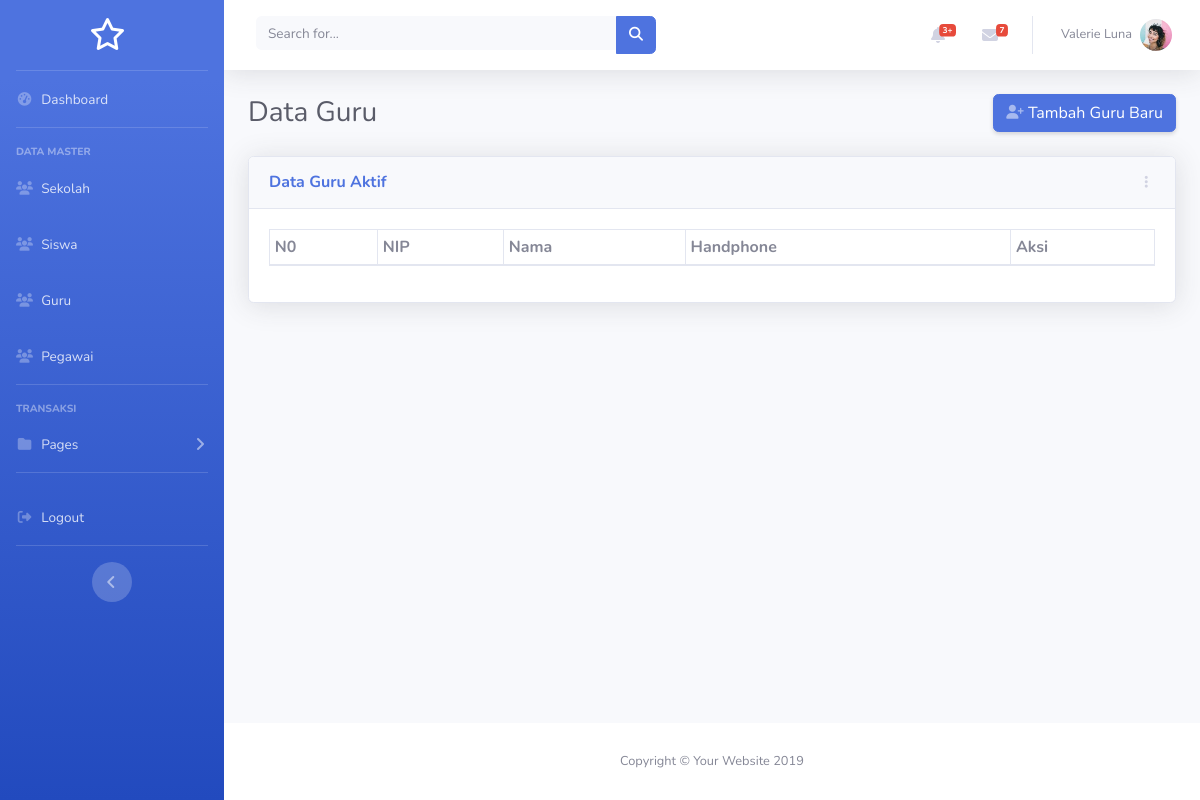
The app's page /guru, older data.
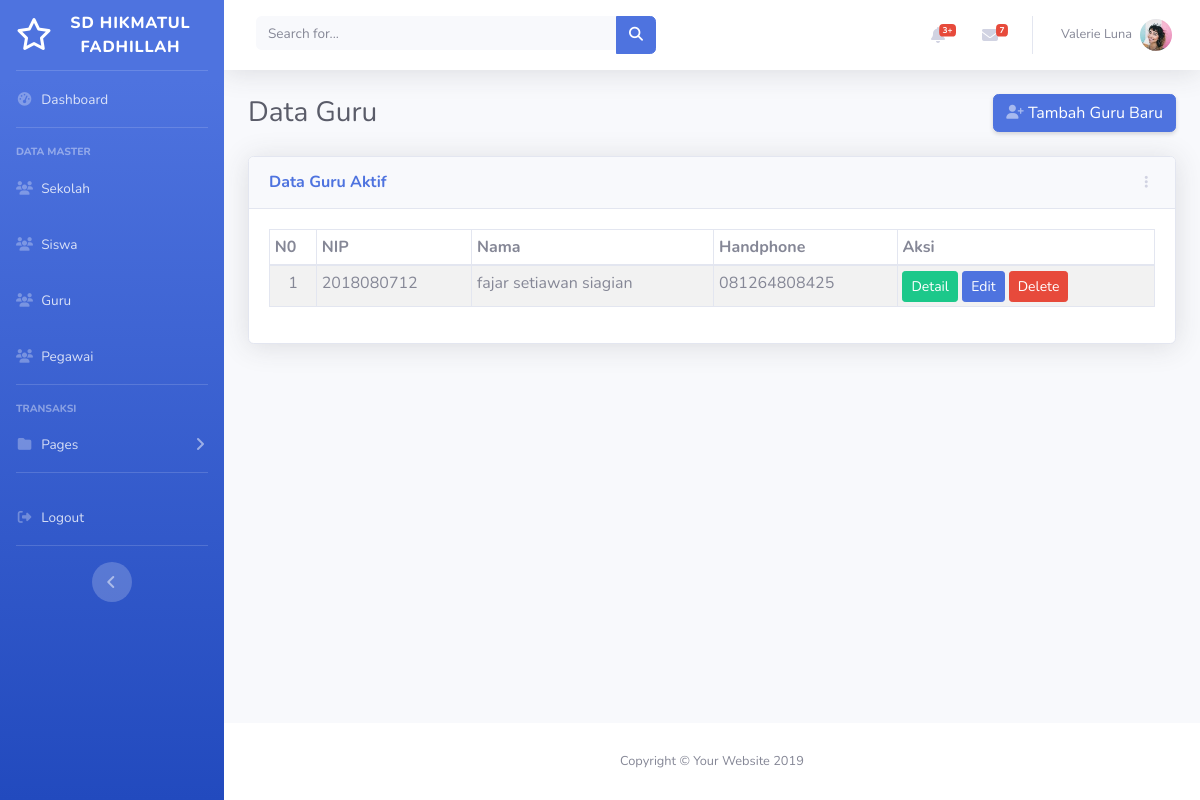
The same page, newer data.
### tables this page shows
CREATE TABLE `sekolah` (
  `id_sekolah` int(3) NOT NULL,
  `nama_sekolah` varchar(255) NOT NULL,
  `alamat` text NOT NULL,
  `telp` varchar(16) NOT NULL,
  `email` varchar(100) NOT NULL,
  `web` varchar(100) NOT NULL,
  `url` varchar(100) NOT NULL,
  `logo` varchar(100) NOT NULL,
  `akreditasi` varchar(5) NOT NULL
);

CREATE TABLE `guru` (
  `id_guru` int(11) NOT NULL,
  `nip` varchar(10) NOT NULL,
  `nik` varchar(16) NOT NULL,
  `nama` varchar(255) NOT NULL,
  `jk` enum('L','P') NOT NULL,
  `tempat_lhr` varchar(50) NOT NULL,
  `tanggal_lhr` date NOT NULL,
  `agama` varchar(20) NOT NULL,
  `status_menikah` enum('sudah','belum') NOT NULL,
  `alamat` text NOT NULL,
  `handphone` varchar(16) NOT NULL,
  `email` varchar(100) NOT NULL,
  `password` varchar(255) NOT NULL,
  `aktif` enum('Y','N') NOT NULL,
  `jenis` enum('kelas','mapel') NOT NULL,
  `mapel` varchar(100) NOT NULL,
  `keterangan` text NOT NULL,
  `modified_at` datetime NOT NULL,
  `created_at` datetime NOT NULL
);

### config/config.php (called while the page is built, shortened)
<?php
$host = 'localhost';
$user = 'root';
$pass = '';
$db = 'sistem-sekolah-lite';
$conn = mysqli_connect($host, $user, $pass, $db);
$query_sekolah = "SELECT * FROM sekolah WHERE id_sekolah = 1";
$sql_sekolah = mysqli_query($conn, $query_sekolah)or die(mysqli_error($conn));
$data = mysqli_fetch_assoc($sql_sekolah);
$nama_sekolah = $data['nama_sekolah'];
$url_sekolah = $data['url'];
?>

### helpers/base_url.php (called while the page is built)
<?php
function base_url($url = null){
	global $url_sekolah;
	$base_url = $url_sekolah;
	if ($url != null){
		return $base_url . "/" . $url;
	}
	else{
		return $base_url;
	}
}
?>

### index.php (the view, shortened to what this page needs)
<?php
require_once 'config/config.php';
require_once 'helpers/base_url.php';
?>
<!DOCTYPE html>
<html lang="en">
  <head>
    <link rel="stylesheet" href="<?=base_url('assets/node_modules/@fortawesome/fontawesome-free/css/all.min.css');?>">
    <link href="<?=base_url('assets/css/sb-admin-2.min.css');?>" rel="stylesheet">
    <link rel="stylesheet" type="text/css" href="<?=base_url('assets/node_modules/datatables.net-bs4/css/dataTables.bootstrap4.min.css');?>">
  </head>
<body id="page-top">
  <div id="wrapper">
    <ul class="navbar-nav bg-gradient-primary sidebar sidebar-dark accordion" id="accordionSidebar">
      <a class="sidebar-brand d-flex align-items-center justify-content-center" href="index.html">
        <div class="sidebar-brand-icon">
          <i class="far fa-star"></i>
        </div>
        <div class="sidebar-brand-text mx-1"><?=$nama_sekolah;?></div>
      </a>
      <hr class="sidebar-divider my-0">
      <li class="nav-item">
        <a class="nav-link" href="<?=base_url();?>">
          <i class="fas fa-fw fa-tachometer-alt"></i>
          <span>Dashboard</span>
        </a>
      </li>
      <hr class="sidebar-divider">
      <div class="sidebar-heading">
        Data Master
      </div>
      <li class="nav-item">
        <a class="nav-link" href="sekolah">
          <i class="fas fa-fw fa-users"></i>
          <span>Sekolah</span>
        </a>
      </li>
      <li class="nav-item">
        <a class="nav-link" href="siswa">
          <i class="fas fa-fw fa-users"></i>
          <span>Siswa</span>
        </a>
      </li>
      <li class="nav-item">
        <a class="nav-link" href="guru">
          <i class="fas fa-fw fa-users"></i>
          <span>Guru</span>
        </a>
      </li>
      <li class="nav-item">
        <a class="nav-link" href="pegawai">
          <i class="fas fa-fw fa-users"></i>
          <span>Pegawai</span>
        </a>
      </li>
      <hr class="sidebar-divider">
      <div class="sidebar-heading">
        Transaksi
      </div>
      <li class="nav-item">
        <a class="nav-link collapsed" href="#" data-toggle="collapse" data-target="#collapsePages" aria-expanded="true" aria-controls="collapsePages">
          <i class="fas fa-fw fa-folder"></i>
          <span>Pages</span>
        </a>
      </li>
      <hr class="sidebar-divider d-none d-md-block">
      <li class="nav-item">
        <a class="nav-link" href="#" data-toggle="modal" data-target="#logoutModal">
          <i class="fas fa-fw fa-sign-out-alt"></i>
          <span>Logout</span>
        </a>
      </li>
      <hr class="sidebar-divider d-none d-md-block">
      <div class="text-center d-none d-md-inline">
        <button class="rounded-circle border-0" id="sidebarToggle"></button>
      </div>
    </ul>
    <div id="content-wrapper" class="d-flex flex-column">
      <div id="content">
        <nav class="navbar navbar-expand navbar-light bg-white topbar mb-4 static-top shadow">
          <form class="d-none d-sm-inline-block form-inline mr-auto ml-md-3 my-2 my-md-0 mw-100 navbar-search">
            <div class="input-group">
                <input type="text" class="form-control bg-light border-0 small" placeholder="Search for..." aria-label="Search" aria-describedby="basic-addon2">
                <div class="input-group-append">
                  <button class="btn btn-primary" type="button">
                    <i class="fas fa-search fa-sm"></i>
                  </button>
                </div>
            </div>
          </form>
          <ul class="navbar-nav ml-auto">
            <li class="nav-item dropdown no-arrow mx-1">
              <a class="nav-link dropdown-toggle" href="#" id="alertsDropdown" role="button" data-toggle="dropdown" aria-haspopup="true" aria-expanded="false">
                <i class="fas fa-bell fa-fw"></i>
                <span class="badge badge-danger badge-counter">3+</span>
              </a>
            </li>
            <li class="nav-item dropdown no-arrow mx-1">
              <a class="nav-link dropdown-toggle" href="#" id="messagesDropdown" role="button" data-toggle="dropdown" aria-haspopup="true" aria-expanded="false">
                <i class="fas fa-envelope fa-fw"></i>
                <span class="badge badge-danger badge-counter">7</span>
              </a>
            </li>
            <li class="nav-item dropdown no-arrow">
              <a class="nav-link dropdown-toggle" href="#" id="userDropdown" role="button" data-toggle="dropdown" aria-haspopup="true" aria-expanded="false">
                <span class="mr-2 d-none d-lg-inline text-gray-600 small">Valerie Luna</span>
                <img class="img-profile rounded-circle" src="assets/img/photo.jpeg">
              </a>
            </li>
          </ul>
        </nav>
        <div class="container-fluid">
          <?php include_once 'openfile.php'; ?>
        </div>
      </div>
      <footer class="sticky-footer bg-white">
        <div class="container my-auto">
          <div class="copyright text-center my-auto">
            <span>Copyright &copy; Your Website 2019</span>
          </div>
        </div>
      </footer>
    </div>
  </div>
</body>
</html>

### openfile.php (shortened to what this page needs)
<?php
$page = isset($_GET['page']) ? $_GET['page'] : '';
switch($page){
	case 'guru':
	include("pages/guru/guru.php");
	break;
}
?>

### pages/guru/guru.php (shortened to what this page needs)
<?php
$queryGuru = "SELECT * FROM guru";
$sqlGuru = mysqli_query($conn, $queryGuru)or die(mysqli_error("Error: " . $conn));
?>
          <div class="d-sm-flex align-items-center justify-content-between mb-4">
            <h1 class="h3 mb-0 text-gray-800">Data Guru</h1>
            <a href="#" class="d-none d-sm-inline-block btn btn-primary shadow-sm"><i class="fas fa-user-plus fa-sm text-white-50"></i> Tambah Guru Baru</a>
          </div>
          <div class="row">
            <div class="col-xl-12 col-lg-12 col-md-12 col-sm-6 col-xs-6">
              <div class="card shadow mb-4">
                <div class="card-header py-3 d-flex flex-row align-items-center justify-content-between">
                  <h6 class="m-0 font-weight-bold text-primary">Data Guru Aktif</h6>
                  <div class="dropdown no-arrow">
                    <a class="dropdown-toggle" href="#" role="button" id="dropdownMenuLink" data-toggle="dropdown" aria-haspopup="true" aria-expanded="false">
                      <i class="fas fa-ellipsis-v fa-sm fa-fw text-gray-400"></i>
                    </a>
                  </div>
                </div>
                <div class="card-body">
                  <div class="table-responsive-md table-responsive-sm">
                    <table id="table1" class="table table-sm table-striped table-bordered" style="width:100%">
                      <thead>
                        <tr>
                          <th>N0</th>
                          <th>NIP</th>
                          <th>Nama</th>
                          <th>Handphone</th>
                          <th>Aksi</th>
                        </tr>
                      </thead>
                      <tbody>
                        <?php
                        $no = 1;
                        while($data = mysqli_fetch_assoc($sqlGuru)):
                        ?>
                          <tr>
                            <td class="text-center"><?=$no++;?></td>
                            <td><?=$data['nip'];?></td>
                            <td><?=$data['nama'];?></td>
                            <td><?=$data['handphone'];?></td>
                            <td>
                              <a href="#" class="btn btn-success btn-sm">Detail</a>
                              <a href="#" class="btn btn-primary btn-sm">Edit</a>
                              <a href="#" class="btn btn-danger btn-sm">Delete</a>
                            </td>
                          </tr>
                        <?php
                        endwhile;
                        ?>
                      </tbody>
                    </table>
                  </div>
                </div>
              </div>
            </div>
          </div>

Row changes from the older to the newer data that the page shows:
added sekolah: nama_sekolah "SD HIKMATUL FADHILLAH"
added guru: nip "2018080712", nama "fajar setiawan siagian", handphone "081264808425"
